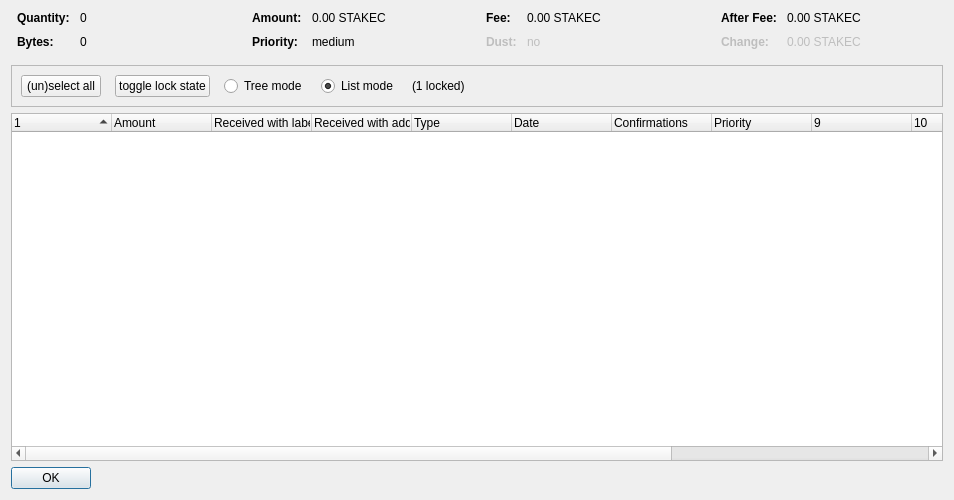
<?xml version="1.0" encoding="UTF-8"?>
<ui version="4.0">
 <class>CoinControlDialog</class>
 <widget class="QDialog" name="CoinControlDialog">
  <property name="geometry">
   <rect>
    <x>0</x>
    <y>0</y>
    <width>954</width>
    <height>500</height>
   </rect>
  </property>
  <property name="windowTitle">
   <string>Coin Selection</string>
  </property>
  <layout class="QVBoxLayout" name="verticalLayout">
   <item>
    <layout class="QHBoxLayout" name="horizontalLayoutTop" stretch="0,0,0,0">
     <property name="topMargin">
      <number>0</number>
     </property>
     <property name="bottomMargin">
      <number>10</number>
     </property>
     <item>
      <layout class="QFormLayout" name="formLayoutCoinControl1">
       <property name="horizontalSpacing">
        <number>10</number>
       </property>
       <property name="verticalSpacing">
        <number>10</number>
       </property>
       <property name="leftMargin">
        <number>6</number>
       </property>
       <property name="rightMargin">
        <number>6</number>
       </property>
       <item row="0" column="0">
        <widget class="QLabel" name="labelCoinControlQuantityText">
         <property name="font">
          <font>
           <weight>75</weight>
           <bold>true</bold>
          </font>
         </property>
         <property name="text">
          <string>Quantity:</string>
         </property>
        </widget>
       </item>
       <item row="0" column="1">
        <widget class="QLabel" name="labelCoinControlQuantity">
         <property name="cursor">
          <cursorShape>IBeamCursor</cursorShape>
         </property>
         <property name="contextMenuPolicy">
          <enum>Qt::ActionsContextMenu</enum>
         </property>
         <property name="text">
          <string notr="true">0</string>
         </property>
         <property name="textInteractionFlags">
          <set>Qt::LinksAccessibleByMouse|Qt::TextSelectableByKeyboard|Qt::TextSelectableByMouse</set>
         </property>
        </widget>
       </item>
       <item row="1" column="0">
        <widget class="QLabel" name="labelCoinControlBytesText">
         <property name="font">
          <font>
           <weight>75</weight>
           <bold>true</bold>
          </font>
         </property>
         <property name="text">
          <string>Bytes:</string>
         </property>
        </widget>
       </item>
       <item row="1" column="1">
        <widget class="QLabel" name="labelCoinControlBytes">
         <property name="cursor">
          <cursorShape>IBeamCursor</cursorShape>
         </property>
         <property name="contextMenuPolicy">
          <enum>Qt::ActionsContextMenu</enum>
         </property>
         <property name="text">
          <string notr="true">0</string>
         </property>
         <property name="textInteractionFlags">
          <set>Qt::LinksAccessibleByMouse|Qt::TextSelectableByKeyboard|Qt::TextSelectableByMouse</set>
         </property>
        </widget>
       </item>
      </layout>
     </item>
     <item>
      <layout class="QFormLayout" name="formLayoutCoinControl2">
       <property name="horizontalSpacing">
        <number>10</number>
       </property>
       <property name="verticalSpacing">
        <number>10</number>
       </property>
       <property name="leftMargin">
        <number>6</number>
       </property>
       <property name="rightMargin">
        <number>6</number>
       </property>
       <item row="0" column="0">
        <widget class="QLabel" name="labelCoinControlAmountText">
         <property name="font">
          <font>
           <weight>75</weight>
           <bold>true</bold>
          </font>
         </property>
         <property name="text">
          <string>Amount:</string>
         </property>
        </widget>
       </item>
       <item row="0" column="1">
        <widget class="QLabel" name="labelCoinControlAmount">
         <property name="cursor">
          <cursorShape>IBeamCursor</cursorShape>
         </property>
         <property name="contextMenuPolicy">
          <enum>Qt::ActionsContextMenu</enum>
         </property>
         <property name="text">
          <string notr="true">0.00 STAKEC</string>
         </property>
         <property name="textInteractionFlags">
          <set>Qt::LinksAccessibleByMouse|Qt::TextSelectableByKeyboard|Qt::TextSelectableByMouse</set>
         </property>
        </widget>
       </item>
       <item row="1" column="0">
        <widget class="QLabel" name="labelCoinControlPriorityText">
         <property name="font">
          <font>
           <weight>75</weight>
           <bold>true</bold>
          </font>
         </property>
         <property name="text">
          <string>Priority:</string>
         </property>
        </widget>
       </item>
       <item row="1" column="1">
        <widget class="QLabel" name="labelCoinControlPriority">
         <property name="cursor">
          <cursorShape>IBeamCursor</cursorShape>
         </property>
         <property name="contextMenuPolicy">
          <enum>Qt::ActionsContextMenu</enum>
         </property>
         <property name="text">
          <string>medium</string>
         </property>
         <property name="textInteractionFlags">
          <set>Qt::LinksAccessibleByMouse|Qt::TextSelectableByKeyboard|Qt::TextSelectableByMouse</set>
         </property>
        </widget>
       </item>
      </layout>
     </item>
     <item>
      <layout class="QFormLayout" name="formLayoutCoinControl3">
       <property name="horizontalSpacing">
        <number>10</number>
       </property>
       <property name="verticalSpacing">
        <number>10</number>
       </property>
       <property name="leftMargin">
        <number>6</number>
       </property>
       <property name="rightMargin">
        <number>6</number>
       </property>
       <item row="0" column="0">
        <widget class="QLabel" name="labelCoinControlFeeText">
         <property name="font">
          <font>
           <weight>75</weight>
           <bold>true</bold>
          </font>
         </property>
         <property name="text">
          <string>Fee:</string>
         </property>
        </widget>
       </item>
       <item row="0" column="1">
        <widget class="QLabel" name="labelCoinControlFee">
         <property name="cursor">
          <cursorShape>IBeamCursor</cursorShape>
         </property>
         <property name="contextMenuPolicy">
          <enum>Qt::ActionsContextMenu</enum>
         </property>
         <property name="text">
          <string notr="true">0.00 STAKEC</string>
         </property>
         <property name="textInteractionFlags">
          <set>Qt::LinksAccessibleByMouse|Qt::TextSelectableByKeyboard|Qt::TextSelectableByMouse</set>
         </property>
        </widget>
       </item>
       <item row="1" column="0">
        <widget class="QLabel" name="labelCoinControlLowOutputText">
         <property name="enabled">
          <bool>false</bool>
         </property>
         <property name="font">
          <font>
           <weight>75</weight>
           <bold>true</bold>
          </font>
         </property>
         <property name="text">
          <string>Dust:</string>
         </property>
        </widget>
       </item>
       <item row="1" column="1">
        <widget class="QLabel" name="labelCoinControlLowOutput">
         <property name="enabled">
          <bool>false</bool>
         </property>
         <property name="cursor">
          <cursorShape>IBeamCursor</cursorShape>
         </property>
         <property name="contextMenuPolicy">
          <enum>Qt::ActionsContextMenu</enum>
         </property>
         <property name="text">
          <string>no</string>
         </property>
         <property name="textInteractionFlags">
          <set>Qt::LinksAccessibleByMouse|Qt::TextSelectableByKeyboard|Qt::TextSelectableByMouse</set>
         </property>
        </widget>
       </item>
      </layout>
     </item>
     <item>
      <layout class="QFormLayout" name="formLayoutCoinControl4">
       <property name="horizontalSpacing">
        <number>10</number>
       </property>
       <property name="verticalSpacing">
        <number>10</number>
       </property>
       <property name="leftMargin">
        <number>6</number>
       </property>
       <property name="rightMargin">
        <number>6</number>
       </property>
       <item row="0" column="0">
        <widget class="QLabel" name="labelCoinControlAfterFeeText">
         <property name="font">
          <font>
           <weight>75</weight>
           <bold>true</bold>
          </font>
         </property>
         <property name="text">
          <string>After Fee:</string>
         </property>
        </widget>
       </item>
       <item row="0" column="1">
        <widget class="QLabel" name="labelCoinControlAfterFee">
         <property name="cursor">
          <cursorShape>IBeamCursor</cursorShape>
         </property>
         <property name="contextMenuPolicy">
          <enum>Qt::ActionsContextMenu</enum>
         </property>
         <property name="text">
          <string notr="true">0.00 STAKEC</string>
         </property>
         <property name="textInteractionFlags">
          <set>Qt::LinksAccessibleByMouse|Qt::TextSelectableByKeyboard|Qt::TextSelectableByMouse</set>
         </property>
        </widget>
       </item>
       <item row="1" column="0">
        <widget class="QLabel" name="labelCoinControlChangeText">
         <property name="enabled">
          <bool>false</bool>
         </property>
         <property name="font">
          <font>
           <weight>75</weight>
           <bold>true</bold>
          </font>
         </property>
         <property name="text">
          <string>Change:</string>
         </property>
        </widget>
       </item>
       <item row="1" column="1">
        <widget class="QLabel" name="labelCoinControlChange">
         <property name="enabled">
          <bool>false</bool>
         </property>
         <property name="cursor">
          <cursorShape>IBeamCursor</cursorShape>
         </property>
         <property name="contextMenuPolicy">
          <enum>Qt::ActionsContextMenu</enum>
         </property>
         <property name="text">
          <string notr="true">0.00 STAKEC</string>
         </property>
         <property name="textInteractionFlags">
          <set>Qt::LinksAccessibleByMouse|Qt::TextSelectableByKeyboard|Qt::TextSelectableByMouse</set>
         </property>
        </widget>
       </item>
      </layout>
     </item>
    </layout>
   </item>
   <item>
    <widget class="QFrame" name="frame">
     <property name="minimumSize">
      <size>
       <width>0</width>
       <height>40</height>
      </size>
     </property>
     <property name="frameShape">
      <enum>QFrame::StyledPanel</enum>
     </property>
     <property name="frameShadow">
      <enum>QFrame::Sunken</enum>
     </property>
     <layout class="QHBoxLayout" name="horizontalLayout">
      <item>
       <layout class="QHBoxLayout" name="horizontalLayoutPanel" stretch="0,0,0,0,0,0">
        <property name="spacing">
         <number>14</number>
        </property>
        <item>
         <widget class="QPushButton" name="pushButtonSelectAll">
          <property name="sizePolicy">
           <sizepolicy hsizetype="Maximum" vsizetype="Fixed">
            <horstretch>0</horstretch>
            <verstretch>0</verstretch>
           </sizepolicy>
          </property>
          <property name="text">
           <string>(un)select all</string>
          </property>
          <property name="autoDefault">
           <bool>false</bool>
          </property>
         </widget>
        </item>
        <item>
         <widget class="QPushButton" name="pushButtonToggleLock">
          <property name="sizePolicy">
           <sizepolicy hsizetype="Maximum" vsizetype="Fixed">
            <horstretch>0</horstretch>
            <verstretch>0</verstretch>
           </sizepolicy>
          </property>
          <property name="text">
           <string>toggle lock state</string>
          </property>
          <property name="autoDefault">
           <bool>false</bool>
          </property>
         </widget>
        </item>
        <item>
         <widget class="QRadioButton" name="radioTreeMode">
          <property name="sizePolicy">
           <sizepolicy hsizetype="Maximum" vsizetype="Fixed">
            <horstretch>0</horstretch>
            <verstretch>0</verstretch>
           </sizepolicy>
          </property>
          <property name="text">
           <string>Tree mode</string>
          </property>
         </widget>
        </item>
        <item>
         <widget class="QRadioButton" name="radioListMode">
          <property name="sizePolicy">
           <sizepolicy hsizetype="Maximum" vsizetype="Fixed">
            <horstretch>0</horstretch>
            <verstretch>0</verstretch>
           </sizepolicy>
          </property>
          <property name="text">
           <string>List mode</string>
          </property>
          <property name="checked">
           <bool>true</bool>
          </property>
         </widget>
        </item>
        <item>
         <widget class="QLabel" name="labelLocked">
          <property name="text">
           <string>(1 locked)</string>
          </property>
         </widget>
        </item>
        <item>
         <spacer name="horizontalSpacer">
          <property name="orientation">
           <enum>Qt::Horizontal</enum>
          </property>
          <property name="sizeHint" stdset="0">
           <size>
            <width>40</width>
            <height>20</height>
           </size>
          </property>
         </spacer>
        </item>
       </layout>
      </item>
     </layout>
    </widget>
   </item>
   <item>
    <widget class="CoinControlTreeWidget" name="treeWidget">
     <property name="contextMenuPolicy">
      <enum>Qt::CustomContextMenu</enum>
     </property>
     <property name="sortingEnabled">
      <bool>false</bool>
     </property>
     <property name="columnCount">
      <number>13</number>
     </property>
     <attribute name="headerShowSortIndicator" stdset="0">
      <bool>true</bool>
     </attribute>
     <attribute name="headerStretchLastSection">
      <bool>false</bool>
     </attribute>
     <column>
      <property name="text">
       <string/>
      </property>
     </column>
     <column>
      <property name="text">
       <string>Amount</string>
      </property>
     </column>
     <column>
      <property name="text">
       <string>Received with label</string>
      </property>
     </column>
     <column>
      <property name="text">
       <string>Received with address</string>
      </property>
     </column>
     <column>
      <property name="text">
	<string>Type</string>
      </property>
     </column>
     <column>
      <property name="text">	 
       <string>Date</string>
      </property>
     </column>
     <column>
      <property name="text">
       <string>Confirmations</string>
      </property>
      <property name="toolTip">
       <string>Confirmed</string>
      </property>
     </column>
     <column>
      <property name="text">
       <string>Priority</string>
      </property>
     </column>
     <column>
      <property name="text">
       <string/>
      </property>
     </column>
     <column>
      <property name="text">
       <string/>
      </property>
     </column>
     <column>
      <property name="text">
       <string/>
      </property>
     </column>
     <column>
      <property name="text">
       <string/>
      </property>
     </column>
     <column>
      <property name="text">
       <string/>
      </property>
     </column>
    </widget>
   </item>
   <item>
    <widget class="QDialogButtonBox" name="buttonBox">
     <property name="sizePolicy">
      <sizepolicy hsizetype="Maximum" vsizetype="Fixed">
       <horstretch>0</horstretch>
       <verstretch>0</verstretch>
      </sizepolicy>
     </property>
     <property name="orientation">
      <enum>Qt::Horizontal</enum>
     </property>
     <property name="standardButtons">
      <set>QDialogButtonBox::Ok</set>
     </property>
    </widget>
   </item>
  </layout>
 </widget>
 <customwidgets>
  <customwidget>
   <class>CoinControlTreeWidget</class>
   <extends>QTreeWidget</extends>
   <header>coincontroltreewidget.h</header>
  </customwidget>
 </customwidgets>
 <resources/>
 <connections/>
</ui>
